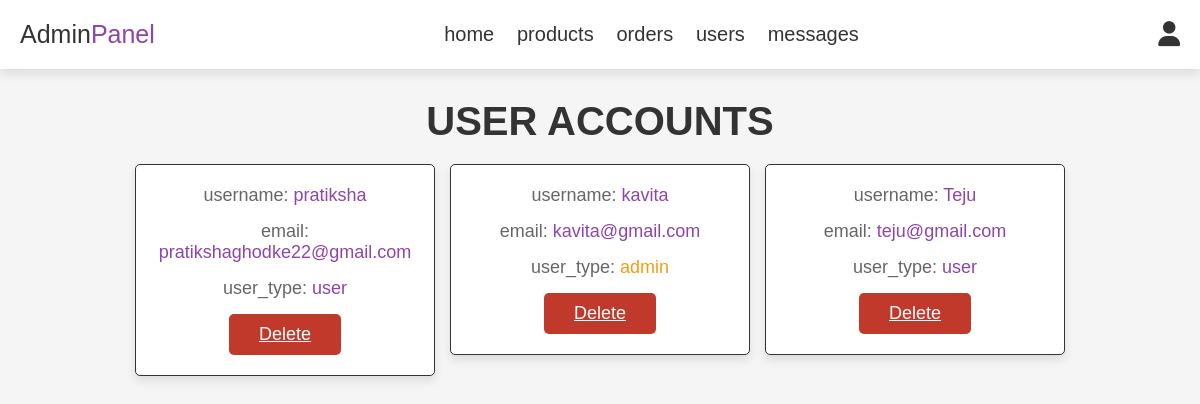
Screenshot of /admin_users.php (signed in) with the database file from the repository.
### tables this page shows
CREATE TABLE `users` (
  `id` int(100) NOT NULL,
  `name` varchar(100) NOT NULL,
  `email` varchar(100) NOT NULL,
  `password` varchar(100) NOT NULL,
  `user_type` varchar(20) NOT NULL DEFAULT 'user'
);

### admin_users.php (the view, shortened to what this page needs)
<?php
include 'config.php';
?>
<!DOCTYPE html>
<html lang="en">
<head>
    <link rel="stylesheet" href="CSS/admin_style.css">
    <link rel="stylesheet" href="https://cdnjs.cloudflare.com/ajax/libs/font-awesome/6.4.2/css/all.min.css">
</head>
<body>
    <?php
        include 'admin_header.php';
    ?>
<section class="users">
    <h1 class="title">user accounts</h1>
    <div class="box-container">
        <?php
            $select_users = mysqli_query($conn, "SELECT * FROM `users`") or die('query failed');
            while($fetch_users=mysqli_fetch_assoc($select_users))
            {
        ?>
        <div class="box">
            <p>username: <span><?php echo $fetch_users['name'];?></span> </p>
            <p>email: <span><?php echo $fetch_users['email'];?></span> </p>
            <p>user_type: <span style="color:<?php if($fetch_users['user_type']== 'admin' ){echo 'var(--orange)';}?>" ><?php echo $fetch_users['user_type'];?></span> </p>
            <a href="admin_users.php?delete=<?php echo $fetch_users['id'];?>" onclick="return confirm('delete this user?');" class="delete-btn">delete</a>
        </div>
        <?php
             };
        ?>
    </div>
</section>
</body>
</html>

### CSS/admin_style.css (style rules this page uses)
:root { --purple:#8e44ad; --red:#c0392b; --orange:#f39c12; --black:#333; --white:#fff; --light-color:#666; --light-white:#ccc; --light-bg:#f5f5f5; --border:.1rem solid var(--black); --box-shadow:0 .5rem 1rem rgba(0,0,0,.1); }
* { font-family: sans-serif; margin:0; padding: 0; box-sizing: border-box; outline: none; border: none; transition: all .2s linear; }
html { font-size: 62.5%; overflow-x: hidden; }
body { background-color: var(--light-bg); }
section { padding: 3rem 2rem; }
.title { text-align: center; margin-bottom: 2rem; text-transform: uppercase; color: var(--black); font-size: 4rem; }
.btn, .option-btn, .delete-btn, .white-btn { display: inline-block; margin-top: 1rem; padding: 1rem 3rem; cursor: pointer; color: var(--white); font-size: 1.8rem; border-radius: .5rem; text-transform: capitalize; }
.delete-btn { background-color: var(--red); }
.users .box-container { display: grid; grid-template-columns: repeat(auto-fit, 30rem); justify-content: center; gap: 1.5rem; max-width: 1300px; margin: 0 auto; align-items: flex-start; }
.users .box-container .box { background-color: var(--white); padding: 2rem; border: var(--border); box-shadow: var(--box-shadow); border-radius: .5rem; text-align: center; }
.users .box-container .box p { padding-bottom: 1.5rem; font-size: 1.8rem; color: var(--light-color); }
.users .box-container .box p span { color: var(--purple); }
.users .box-container .box .delete-btn { margin-top: 0; }

### rows the page displays
users: name "pratiksha", email "pratikshaghodke22@gmail.com", user_type "user"
users: name "kavita", email "kavita@gmail.com", user_type "admin"
users: name "Teju", email "teju@gmail.com", user_type "user"
